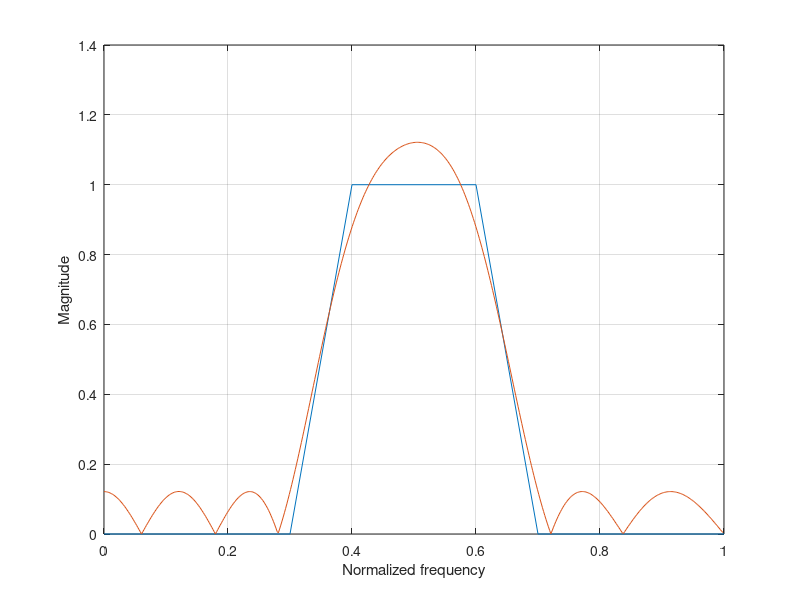

The MATLAB source for this figure:
%
%  example3_10.m - Design of bandpass filter using Remez algorithm
% 

% For the book "Real Time Digital Signal Processing: 
%               Fundamentals, Implementation and Application, 3rd Ed"
%               By Sen M. Kuo, Bob H. Lee, and Wenshun Tian
%               Publisher: John Wiley and Sons, Ltd

f = [0  0.3  0.4  0.6  0.7  1];  % Frequency range
m = [0  0  1  1  0  0];          % Desired magnitude response
b = remez(17, f, m);             % Remez FIR filter design
[h, omega] = freqz(b, 1, 512);   % Frequency response
plot(f, m, omega/pi, abs(h));
xlabel('Normalized frequency'); ylabel('Magnitude'), grid;